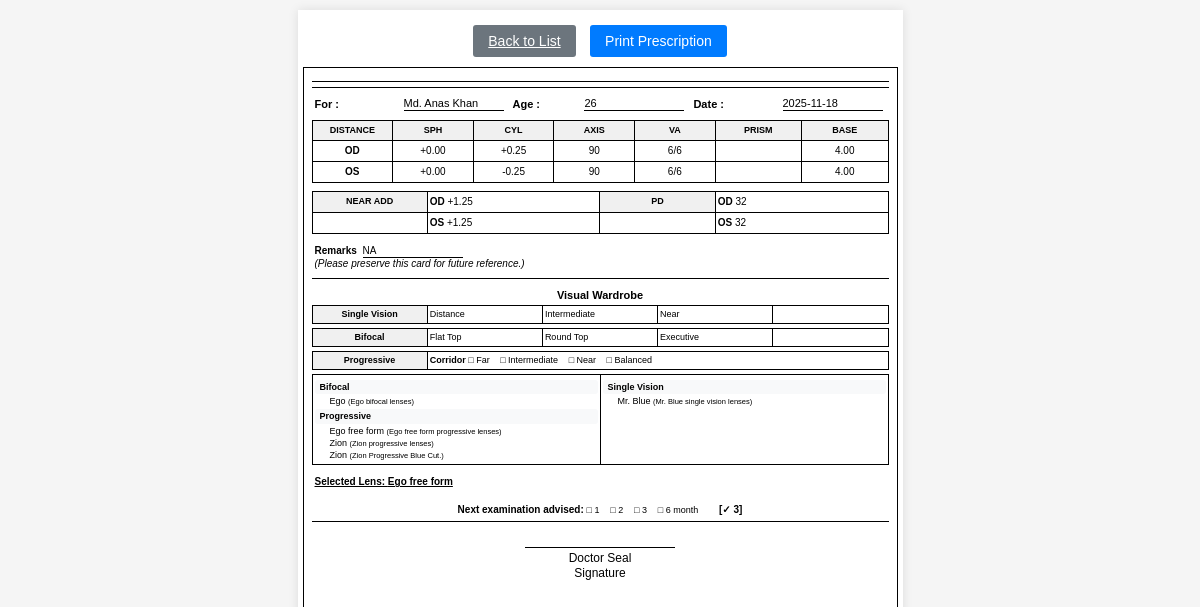
Screenshot of /user/prescriptions.php?action=view&id=3 (signed in) with the database file from the repository.
### tables this page shows
CREATE TABLE `prescriptions` (
  `id` int(11) NOT NULL,
  `patient_name` varchar(255) NOT NULL,
  `age` int(11) DEFAULT NULL,
  `date` date NOT NULL,
  `od_sph` varchar(20) DEFAULT NULL,
  `od_cyl` varchar(20) DEFAULT NULL,
  `od_axis` varchar(20) DEFAULT NULL,
  `od_va` varchar(20) DEFAULT NULL,
  `od_prism` varchar(20) DEFAULT NULL,
  `od_base` varchar(20) DEFAULT NULL,
  `os_sph` varchar(20) DEFAULT NULL,
  `os_cyl` varchar(20) DEFAULT NULL,
  `os_axis` varchar(20) DEFAULT NULL,
  `os_va` varchar(20) DEFAULT NULL,
  `os_prism` varchar(20) DEFAULT NULL,
  `os_base` varchar(20) DEFAULT NULL,
  `near_add_od` varchar(20) DEFAULT NULL,
  `near_add_os` varchar(20) DEFAULT NULL,
  `pd_od` varchar(20) DEFAULT NULL,
  `pd_os` varchar(20) DEFAULT NULL,
  `remarks` text DEFAULT NULL,
  `lens_type` varchar(255) DEFAULT NULL,
  `next_examination` varchar(50) DEFAULT NULL,
  `created_by` int(11) DEFAULT NULL,
  `created_at` timestamp NOT NULL DEFAULT current_timestamp()
);

CREATE TABLE `lenses` (
  `id` int(11) NOT NULL,
  `name` varchar(255) NOT NULL,
  `category_id` int(11) DEFAULT NULL,
  `description` text DEFAULT NULL,
  `created_at` timestamp NOT NULL DEFAULT current_timestamp()
);

CREATE TABLE `categories` (
  `id` int(11) NOT NULL,
  `name` varchar(255) NOT NULL,
  `description` text DEFAULT NULL,
  `created_at` timestamp NOT NULL DEFAULT current_timestamp()
);

### user/models/Prescription.php (called while the page is built, shortened)
<?php
class Prescription
{
    private $conn;
    private $table_name = "prescriptions";
    public $id;
    public function __construct($db)
    {
        $this->conn = $db;
    }
    public function readOne()
    {
        $query = "SELECT * FROM " . $this->table_name . " WHERE id = ? LIMIT 0,1";
        $stmt = $this->conn->prepare($query);
        $stmt->bindParam(1, $this->id);
        $stmt->execute();
        $row = $stmt->fetch(PDO::FETCH_ASSOC);
        if ($row) {
            $this->patient_name = $row['patient_name'];
            $this->age = $row['age'];
            $this->date = $row['date'];
            $this->od_sph = $row['od_sph'];
            $this->od_cyl = $row['od_cyl'];
            $this->od_axis = $row['od_axis'];
            $this->od_va = $row['od_va'];
            $this->od_base = $row['od_base'];
            $this->os_sph = $row['os_sph'];
            $this->os_cyl = $row['os_cyl'];
            $this->os_axis = $row['os_axis'];
            $this->os_va = $row['os_va'];
            $this->os_base = $row['os_base'];
            $this->near_add_od = $row['near_add_od'];
            $this->near_add_os = $row['near_add_os'];
            $this->pd_od = $row['pd_od'];
            $this->pd_os = $row['pd_os'];
            $this->remarks = $row['remarks'];
            $this->lens_type = $row['lens_type'];
            $this->next_examination = $row['next_examination'];
            return true;
        }
        return false;
    }
}
?>

### user/views/prescriptions/view.php (the view, shortened to what this page needs)
<?php
$prescription = $view_data['prescription'];
$lenses_by_category = $view_data['lenses_by_category'];
?>
<!DOCTYPE html>
<html lang="en">
<head>
</head>
<body>
    <div class="container">
        <div class="btn-container no-print">
            <a href="prescriptions.php" class="btn btn-secondary">Back to List</a>
            <button onclick="window.print()" class="btn btn-primary">Print Prescription</button>
        </div>
        <div class="prescription-report">
            <div class="divider"></div>
            <div class="divider"></div>
            <div class="patient-info compact-row">
                <table>
                    <tr>
                        <td width="15%"><strong>For :</strong></td>
                        <td><span
                                class="empty-field"><?php echo htmlspecialchars($prescription->patient_name); ?></span>
                        </td>
                        <td width="12%"><strong>Age :</strong></td>
                        <td><span class="empty-field"><?php echo htmlspecialchars($prescription->age); ?></span></td>
                        <td width="15%"><strong>Date :</strong></td>
                        <td><span class="empty-field"><?php echo htmlspecialchars($prescription->date); ?></span></td>
                    </tr>
                </table>
            </div>
            <table class="prescription-table compact-row">
                <thead>
                    <tr>
                        <th width="14%">DISTANCE</th>
                        <th width="14%">SPH</th>
                        <th width="14%">CYL</th>
                        <th width="14%">AXIS</th>
                        <th width="14%">VA</th>
                        <th width="15%">PRISM</th>
                        <th width="15%">BASE</th>
                    </tr>
                </thead>
                <tbody>
                    <tr>
                        <td><strong>OD</strong></td>
                        <td><?php echo htmlspecialchars($prescription->od_sph); ?></td>
                        <td><?php echo htmlspecialchars($prescription->od_cyl); ?></td>
                        <td><?php echo htmlspecialchars($prescription->od_axis); ?></td>
                        <td><?php echo htmlspecialchars($prescription->od_va); ?></td>
                        <td><?php echo htmlspecialchars($prescription->od_prism); ?></td>
                        <td><?php echo htmlspecialchars($prescription->od_base); ?></td>
                    </tr>
                    <tr>
                        <td><strong>OS</strong></td>
                        <td><?php echo htmlspecialchars($prescription->os_sph); ?></td>
                        <td><?php echo htmlspecialchars($prescription->os_cyl); ?></td>
                        <td><?php echo htmlspecialchars($prescription->os_axis); ?></td>
                        <td><?php echo htmlspecialchars($prescription->os_va); ?></td>
                        <td><?php echo htmlspecialchars($prescription->os_prism); ?></td>
                        <td><?php echo htmlspecialchars($prescription->os_base); ?></td>
                    </tr>
                </tbody>
            </table>
            <table class="near-pd-table compact-row">
                <tr>
                    <td width="20%" class="section-title">NEAR ADD</td>
                    <td width="30%">
                        <strong>OD</strong> <?php echo htmlspecialchars($prescription->near_add_od); ?>
                    </td>
                    <td width="20%" class="section-title">PD</td>
                    <td width="30%">
                        <strong>OD</strong> <?php echo htmlspecialchars($prescription->pd_od); ?>
                    </td>
                </tr>
                <tr>
                    <td></td>
                    <td>
                        <strong>OS</strong> <?php echo htmlspecialchars($prescription->near_add_os); ?>
                    </td>
                    <td></td>
                    <td>
                        <strong>OS</strong> <?php echo htmlspecialchars($prescription->pd_os); ?>
                    </td>
                </tr>
            </table>
            <div class="remarks compact-row">
                <strong>Remarks</strong> <span
                    class="empty-field"><?php echo htmlspecialchars($prescription->remarks); ?></span><br>
                <em>(Please preserve this card for future reference.)</em>
            </div>
            <div class="divider"></div>
            <div class="visual-wardrobe">
                <div class="wardrobe-title">Visual Wardrobe</div>
                <table class="wardrobe-table compact-row">
                    <tr>
                        <td width="20%" class="category">Single Vision</td>
                        <td width="20%">Distance</td>
                        <td width="20%">Intermediate</td>
                        <td width="20%">Near</td>
                        <td width="20%"></td>
                    </tr>
                </table>
                <table class="wardrobe-table compact-row">
                    <tr>
                        <td width="20%" class="category">Bifocal</td>
                        <td width="20%">Flat Top</td>
                        <td width="20%">Round Top</td>
                        <td width="20%">Executive</td>
                        <td width="20%"></td>
                    </tr>
                </table>
                <table class="wardrobe-table compact-row">
                    <tr>
                        <td width="20%" class="category">Progressive</td>
                        <td width="80%" colspan="4">
                            <strong>Corridor</strong>
                            <span class="checkbox-option">□ Far</span>
                            <span class="checkbox-option">□ Intermediate</span>
                            <span class="checkbox-option">□ Near</span>
                            <span class="checkbox-option">□ Balanced</span>
                        </td>
                    </tr>
                </table>
                <table class="wardrobe-table compact-row">
                    <tr>
                        <td width="50%">
                            <?php
                            $half_categories = array_slice($lenses_by_category, 0, ceil(count($lenses_by_category) / 2));
                            foreach ($half_categories as $category_name => $category_lenses):
                                ?>
                                <div class="lens-category"><?php echo htmlspecialchars($category_name); ?></div>
                                <?php foreach ($category_lenses as $lens): ?>
                                    <div class="lens-item">
                                        <?php echo htmlspecialchars($lens['name']); ?>
                                        <?php if ($lens['description']): ?>
                                            <small>(<?php echo htmlspecialchars($lens['description']); ?>)</small>
                                        <?php endif; ?>
                                    </div>
                                <?php endforeach; ?>
                            <?php endforeach; ?>
                        </td>
                        <td width="50%">
                            <?php
                            $half_categories = array_slice($lenses_by_category, ceil(count($lenses_by_category) / 2));
                            foreach ($half_categories as $category_name => $category_lenses):
                                ?>
                                <div class="lens-category"><?php echo htmlspecialchars($category_name); ?></div>
                                <?php foreach ($category_lenses as $lens): ?>
                                    <div class="lens-item">
                                        <?php echo htmlspecialchars($lens['name']); ?>
                                        <?php if ($lens['description']): ?>
                                            <small>(<?php echo htmlspecialchars($lens['description']); ?>)</small>
                                        <?php endif; ?>
                                    </div>
                                <?php endforeach; ?>
                            <?php endforeach; ?>
                        </td>
                    </tr>
                </table>
                <div class="lens-selection compact-row">
                    <div class="selected-lens">Selected Lens: <?php echo htmlspecialchars($prescription->lens_type); ?>
                    </div>
                </div>
            </div>
            <div class="examination-advised compact-row">
                <strong>Next examination advised:</strong>
                <span class="checkbox-option">□ 1</span>
                <span class="checkbox-option">□ 2</span>
                <span class="checkbox-option">□ 3</span>
                <span class="checkbox-option">□ 6 month</span>
                <?php
                $next_exam = $prescription->next_examination;
                if ($next_exam == '1')
                    echo '<strong style="margin-left: 10px;">[✓ 1]</strong>';
                elseif ($next_exam == '2')
                    echo '<strong style="margin-left: 10px;">[✓ 2]</strong>';
                elseif ($next_exam == '3')
                    echo '<strong style="margin-left: 10px;">[✓ 3]</strong>';
                elseif ($next_exam == '6')
                    echo '<strong style="margin-left: 10px;">[✓ 6 month]</strong>';
                ?>
            </div>
            <div class="divider"></div>
            <div class="signature-section">
                <div class="signature-line"></div>
                <div>Doctor Seal</div>
                <div>Signature</div>
            </div>
        </div>
    </div>
</body>
</html>

### rows the page displays
prescriptions: patient_name "Md. Anas Khan", age "26", date "2025-11-18", od_sph "+0.00", od_cyl "+0.25", od_axis "90", od_va "6/6", od_base "4.00", os_sph "+0.00", os_cyl "-0.25", os_axis "90", os_va "6/6", os_base "4.00", near_add_od "+1.25", pd_od "32", near_add_os "+1.25", pd_os "32", remarks "NA", lens_type "Ego free form"
lenses: name "Ego", description "Ego bifocal lenses"
lenses: name "Ego free form", description "Ego free form progressive lenses"
lenses: name "Zion", description "Zion progressive lenses"
lenses: name "Zion", description "Zion Progressive Blue Cut."
lenses: category.name "Single Vision", name "Mr. Blue", description "Mr. Blue single vision lenses"

### other values shown
$category_name "Bifocal"
$category_name "Progressive"
